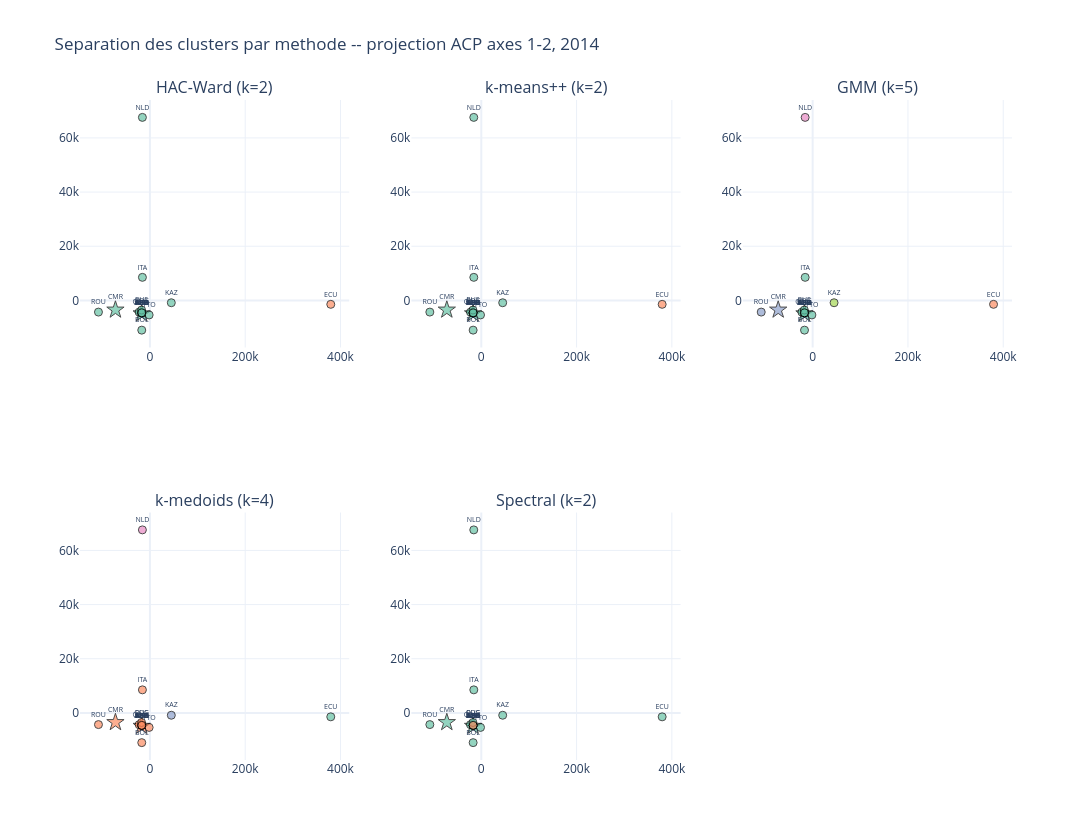

Notebook code cell kept with this figure:
### Code cell
palette = px.colors.qualitative.Set2
methodes_ordre = meilleurs_par_methode.index.tolist()
n_cols = 3
n_rows = -(-len(methodes_ordre) // n_cols)

fig = make_subplots(
    rows=n_rows, cols=n_cols,
    subplot_titles=[f"{m} (k={int(meilleurs_par_methode.loc[m, 'k'])})" for m in methodes_ordre],
)

for idx_m, methode in enumerate(methodes_ordre):
    row, col = idx_m // n_cols + 1, idx_m % n_cols + 1
    labels = labels_par_methode[methode]
    tailles = pd.Series(labels).value_counts().sort_index()
    print(f"{methode} : effectifs par cluster {tailles.to_dict()}")
    for cluster_id in sorted(set(labels)):
        membres = [p for p, l in zip(pays_index, labels) if l == cluster_id]
        fig.add_trace(go.Scatter(
            x=scores_df.loc[membres, 'Axe1'], y=scores_df.loc[membres, 'Axe2'],
            mode='markers+text', text=membres, textposition='top center',
            textfont=dict(size=7), showlegend=False,
            marker=dict(
                size=[13 if p in CEMAC else 8 for p in membres],
                symbol=['star' if p in CEMAC else 'circle' for p in membres],
                color=palette[cluster_id % len(palette)],
                line=dict(width=1, color='black'),
            ),
        ), row=row, col=col)

fig.update_layout(
    height=420 * n_rows, width=440 * n_cols, template='plotly_white',
    title_text=f"Separation des clusters par methode -- projection ACP axes 1-2, {ANNEE_ETUDE}",
)

chemin_sep = BASE / 'figures' / f'clusters_separation_pca_{ANNEE_ETUDE}.png'
fig.write_image(chemin_sep, scale=2)
print(f"Grille de separation (projection ACP) sauvegardee -> {chemin_sep}")
fig.show()

### Figure 1 — Plotly figure (JSON) as saved in the notebook; plotly's stock layout.template omitted (floating-point values rounded to 4 significant figures)
{"data": [{"marker": {"color": "rgb(102,194,165)", "line": {"color": "black", "width": 1}, "size": [8, 8, 8, 8, 8, 13, 13, 8, 8, 8, 8, 8, 8, 8, 8, 8, 8, 8], "symbol": ["circle", "circle", "circle", "circle", "circle", "star", "star", "circle", "circle", "circle", "circle", "circle", "circle", "circle", "circle", "circle", "circle", "circle"]}, "mode": "markers+text", "showlegend": false, "text": ["AGO", "ALB", "ARG", "AZE", "BOL", "CMR", "COG", "COL", "GHA", "ITA", "KAZ", "LBY", "NLD", "PER", "ROU", "RUS", "SDN", "TTO"], "textfont": {"size": 7}, "textposition": "top center", "type": "scatter", "x": [-17090.0, -17090.0, -17090.0, -17090.0, -17100.0, -72340.0, -17200.0, -22650.0, -17090.0, -15720.0, 44920.0, -17090.0, -15760.0, -17090.0, -108000.0, -17500.0, -17090.0, -1605.0], "xaxis": "x", "y": [-4599.0, -4620.0, -4599.0, -4599.0, -10980.0, -3509.0, -4897.0, -4337.0, -4599.0, 8509.0, -866.2, -4601.0, 67580.0, -4597.0, -4317.0, -3553.0, -4599.0, -5367.0], "yaxis": "y"}, {"marker": {"color": "rgb(252,141,98)", "line": {"color": "black", "width": 1}, "size": [8], "symbol": ["circle"]}, "mode": "markers+text", "showlegend": false, "text": ["ECU"], "textfont": {"size": 7}, "textposition": "top center", "type": "scatter", "x": [379700.0], "xaxis": "x", "y": [-1455.0], "yaxis": "y"}, {"marker": {"color": "rgb(102,194,165)", "line": {"color": "black", "width": 1}, "size": [8, 8, 8, 8, 8, 13, 13, 8, 8, 8, 8, 8, 8, 8, 8, 8, 8, 8], "symbol": ["circle", "circle", "circle", "circle", "circle", "star", "star", "circle", "circle", "circle", "circle", "circle", "circle", "circle", "circle", "circle", "circle", "circle"]}, "mode": "markers+text", "showlegend": false, "text": ["AGO", "ALB", "ARG", "AZE", "BOL", "CMR", "COG", "COL", "GHA", "ITA", "KAZ", "LBY", "NLD", "PER", "ROU", "RUS", "SDN", "TTO"], "textfont": {"size": 7}, "textposition": "top center", "type": "scatter", "x": [-17090.0, -17090.0, -17090.0, -17090.0, -17100.0, -72340.0, -17200.0, -22650.0, -17090.0, -15720.0, 44920.0, -17090.0, -15760.0, -17090.0, -108000.0, -17500.0, -17090.0, -1605.0], "xaxis": "x2", "y": [-4599.0, -4620.0, -4599.0, -4599.0, -10980.0, -3509.0, -4897.0, -4337.0, -4599.0, 8509.0, -866.2, -4601.0, 67580.0, -4597.0, -4317.0, -3553.0, -4599.0, -5367.0], "yaxis": "y2"}, {"marker": {"color": "rgb(252,141,98)", "line": {"color": "black", "width": 1}, "size": [8], "symbol": ["circle"]}, "mode": "markers+text", "showlegend": false, "text": ["ECU"], "textfont": {"size": 7}, "textposition": "top center", "type": "scatter", "x": [379700.0], "xaxis": "x2", "y": [-1455.0], "yaxis": "y2"}, {"marker": {"color": "rgb(102,194,165)", "line": {"color": "black", "width": 1}, "size": [8, 8, 8, 8, 8, 13, 8, 8, 8, 8, 8, 8, 8, 8], "symbol": ["circle", "circle", "circle", "circle", "circle", "star", "circle", "circle", "circle", "circle", "circle", "circle", "circle", "circle"]}, "mode": "markers+text", "showlegend": false, "text": ["AGO", "ALB", "ARG", "AZE", "BOL", "COG", "COL", "GHA", "ITA", "LBY", "PER", "RUS", "SDN", "TTO"], "textfont": {"size": 7}, "textposition": "top center", "type": "scatter", "x": [-17090.0, -17090.0, -17090.0, -17090.0, -17100.0, -17200.0, -22650.0, -17090.0, -15720.0, -17090.0, -17090.0, -17500.0, -17090.0, -1605.0], "xaxis": "x3", "y": [-4599.0, -4620.0, -4599.0, -4599.0, -10980.0, -4897.0, -4337.0, -4599.0, 8509.0, -4601.0, -4597.0, -3553.0, -4599.0, -5367.0], "yaxis": "y3"}, {"marker": {"color": "rgb(252,141,98)", "line": {"color": "black", "width": 1}, "size": [8], "symbol": ["circle"]}, "mode": "markers+text", "showlegend": false, "text": ["ECU"], "textfont": {"size": 7}, "textposition": "top center", "type": "scatter", "x": [379700.0], "xaxis": "x3", "y": [-1455.0], "yaxis": "y3"}, {"marker": {"color": "rgb(141,160,203)", "line": {"color": "black", "width": 1}, "size": [13, 8], "symbol": ["star", "circle"]}, "mode": "markers+text", "showlegend": false, "text": ["CMR", "ROU"], "textfont": {"size": 7}, "textposition": "top center", "type": "scatter", "x": [-72340.0, -108000.0], "xaxis": "x3", "y": [-3509.0, -4317.0], "yaxis": "y3"}, {"marker": {"color": "rgb(231,138,195)", "line": {"color": "black", "width": 1}, "size": [8], "symbol": ["circle"]}, "mode": "markers+text", "showlegend": false, "text": ["NLD"], "textfont": {"size": 7}, "textposition": "top center", "type": "scatter", "x": [-15760.0], "xaxis": "x3", "y": [67580.0], "yaxis": "y3"}, {"marker": {"color": "rgb(166,216,84)", "line": {"color": "black", "width": 1}, "size": [8], "symbol": ["circle"]}, "mode": "markers+text", "showlegend": false, "text": ["KAZ"], "textfont": {"size": 7}, "textposition": "top center", "type": "scatter", "x": [44920.0], "xaxis": "x3", "y": [-866.2], "yaxis": "y3"}, {"marker": {"color": "rgb(102,194,165)", "line": {"color": "black", "width": 1}, "size": [8], "symbol": ["circle"]}, "mode": "markers+text", "showlegend": false, "text": ["ECU"], "textfont": {"size": 7}, "textposition": "top center", "type": "scatter", "x": [379700.0], "xaxis": "x4", "y": [-1455.0], "yaxis": "y4"}, {"marker": {"color": "rgb(252,141,98)", "line": {"color": "black", "width": 1}, "size": [8, 8, 8, 8, 8, 13, 13, 8, 8, 8, 8, 8, 8, 8, 8, 8], "symbol": ["circle", "circle", "circle", "circle", "circle", "star", "star", "circle", "circle", "circle", "circle", "circle", "circle", "circle", "circle", "circle"]}, "mode": "markers+text", "showlegend": false, "text": ["AGO", "ALB", "ARG", "AZE", "BOL", "CMR", "COG", "COL", "GHA", "ITA", "LBY", "PER", "ROU", "RUS", "SDN", "TTO"], "textfont": {"size": 7}, "textposition": "top center", "type": "scatter", "x": [-17090.0, -17090.0, -17090.0, -17090.0, -17100.0, -72340.0, -17200.0, -22650.0, -17090.0, -15720.0, -17090.0, -17090.0, -108000.0, -17500.0, -17090.0, -1605.0], "xaxis": "x4", "y": [-4599.0, -4620.0, -4599.0, -4599.0, -10980.0, -3509.0, -4897.0, -4337.0, -4599.0, 8509.0, -4601.0, -4597.0, -4317.0, -3553.0, -4599.0, -5367.0], "yaxis": "y4"}, {"marker": {"color": "rgb(141,160,203)", "line": {"color": "black", "width": 1}, "size": [8], "symbol": ["circle"]}, "mode": "markers+text", "showlegend": false, "text": ["KAZ"], "textfont": {"size": 7}, "textposition": "top center", "type": "scatter", "x": [44920.0], "xaxis": "x4", "y": [-866.2], "yaxis": "y4"}, {"marker": {"color": "rgb(231,138,195)", "line": {"color": "black", "width": 1}, "size": [8], "symbol": ["circle"]}, "mode": "markers+text", "showlegend": false, "text": ["NLD"], "textfont": {"size": 7}, "textposition": "top center", "type": "scatter", "x": [-15760.0], "xaxis": "x4", "y": [67580.0], "yaxis": "y4"}, {"marker": {"color": "rgb(102,194,165)", "line": {"color": "black", "width": 1}, "size": [8, 8, 8, 8, 8, 13, 13, 8, 8, 8, 8, 8, 8, 8, 8, 8, 8, 8], "symbol": ["circle", "circle", "circle", "circle", "circle", "star", "star", "circle", "circle", "circle", "circle", "circle", "circle", "circle", "circle", "circle", "circle", "circle"]}, "mode": "markers+text", "showlegend": false, "text": ["AGO", "ALB", "ARG", "AZE", "BOL", "CMR", "COG", "COL", "ECU", "GHA", "ITA", "KAZ", "LBY", "NLD", "PER", "ROU", "RUS", "TTO"], "textfont": {"size": 7}, "textposition": "top center", "type": "scatter", "x": [-17090.0, -17090.0, -17090.0, -17090.0, -17100.0, -72340.0, -17200.0, -22650.0, 379700.0, -17090.0, -15720.0, 44920.0, -17090.0, -15760.0, -17090.0, -108000.0, -17500.0, -1605.0], "xaxis": "x5", "y": [-4599.0, -4620.0, -4599.0, -4599.0, -10980.0, -3509.0, -4897.0, -4337.0, -1455.0, -4599.0, 8509.0, -866.2, -4601.0, 67580.0, -4597.0, -4317.0, -3553.0, -5367.0], "yaxis": "y5"}, {"marker": {"color": "rgb(252,141,98)", "line": {"color": "black", "width": 1}, "size": [8], "symbol": ["circle"]}, "mode": "markers+text", "showlegend": false, "text": ["SDN"], "textfont": {"size": 7}, "textposition": "top center", "type": "scatter", "x": [-17090.0], "xaxis": "x5", "y": [-4599.0], "yaxis": "y5"}], "layout": {"annotations": [{"font": {"size": 16}, "showarrow": false, "text": "HAC-Ward (k=2)", "x": 0.1444, "xanchor": "center", "xref": "paper", "y": 1, "yanchor": "bottom", "yref": "paper"}, {"font": {"size": 16}, "showarrow": false, "text": "k-means++ (k=2)", "x": 0.5, "xanchor": "center", "xref": "paper", "y": 1, "yanchor": "bottom", "yref": "paper"}, {"font": {"size": 16}, "showarrow": false, "text": "GMM (k=5)", "x": 0.8556, "xanchor": "center", "xref": "paper", "y": 1, "yanchor": "bottom", "yref": "paper"}, {"font": {"size": 16}, "showarrow": false, "text": "k-medoids (k=4)", "x": 0.1444, "xanchor": "center", "xref": "paper", "y": 0.375, "yanchor": "bottom", "yref": "paper"}, {"font": {"size": 16}, "showarrow": false, "text": "Spectral (k=2)", "x": 0.5, "xanchor": "center", "xref": "paper", "y": 0.375, "yanchor": "bottom", "yref": "paper"}], "height": 840, "title": {"text": "Separation des clusters par methode -- projection ACP axes 1-2, 2014"}, "width": 1320, "xaxis": {"anchor": "y", "domain": [0, 0.2889]}, "xaxis2": {"anchor": "y2", "domain": [0.3556, 0.6444]}, "xaxis3": {"anchor": "y3", "domain": [0.7111, 1]}, "xaxis4": {"anchor": "y4", "domain": [0, 0.2889]}, "xaxis5": {"anchor": "y5", "domain": [0.3556, 0.6444]}, "xaxis6": {"anchor": "y6", "domain": [0.7111, 1]}, "yaxis": {"anchor": "x", "domain": [0.625, 1]}, "yaxis2": {"anchor": "x2", "domain": [0.625, 1]}, "yaxis3": {"anchor": "x3", "domain": [0.625, 1]}, "yaxis4": {"anchor": "x4", "domain": [0, 0.375]}, "yaxis5": {"anchor": "x5", "domain": [0, 0.375]}, "yaxis6": {"anchor": "x6", "domain": [0, 0.375]}}}
